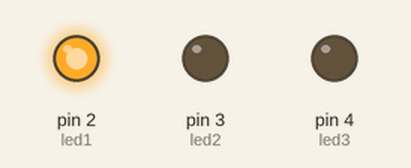
Recording of a sketch running on a simulated Arduino Uno, built with avr-gcc and run on an emulated ATmega328P. On the bench: output pins drawn as LEDs (lit = HIGH).

Above: at 0.2 s.
At 1.2 s:
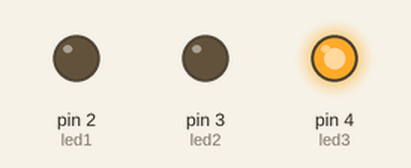
At 4.2 s:
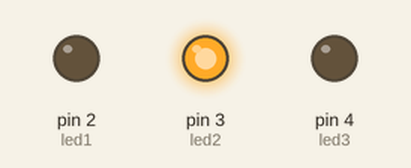
Timing chart, 0 to 5.8 s (numbered marks = the images above):
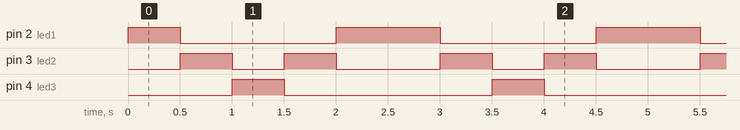

Measured:
- by itself, pin 2 (led1): repeats every 2.5 s: LOW 1.5 s, HIGH 1.0 s
- by itself, pin 3 (led2): repeats every 2.5 s: LOW 0.50 s, HIGH 0.50 s, LOW 1.0 s, HIGH 0.50 s
- by itself, pin 4 (led3): alternates HIGH for 0.50 s and LOW for 2.0 s

The sketch:

kanan_kiri.ino
```cpp
// Definisikan pin untuk LED
const int led1 = 2;
const int led2 = 3;
const int led3 = 4;

void setup() {
  // Setiap pin LED sebagai output
  pinMode(led1, OUTPUT);
  pinMode(led2, OUTPUT);
  pinMode(led3, OUTPUT);
}

void loop() {


  // Gerakan bolak-balik (kanan-kiri dan kiri-kanan)
  digitalWrite(led1, HIGH);  // Nyalakan LED 1
  delay(500);
  digitalWrite(led1, LOW);   // Matikan LED 1

  digitalWrite(led2, HIGH);  // Nyalakan LED 2
  delay(500);
  digitalWrite(led2, LOW);   // Matikan LED 2

  digitalWrite(led3, HIGH);  // Nyalakan LED 3
  delay(500);
  digitalWrite(led3, LOW);   // Matikan LED 3

  digitalWrite(led2, HIGH);  // Nyalakan LED 2
  delay(500);
  digitalWrite(led2, LOW);   // Matikan LED 2

  digitalWrite(led1, HIGH);  // Nyalakan LED 1
  delay(500);
  digitalWrite(led1, LOW);   // Matikan LED 1
}
```
